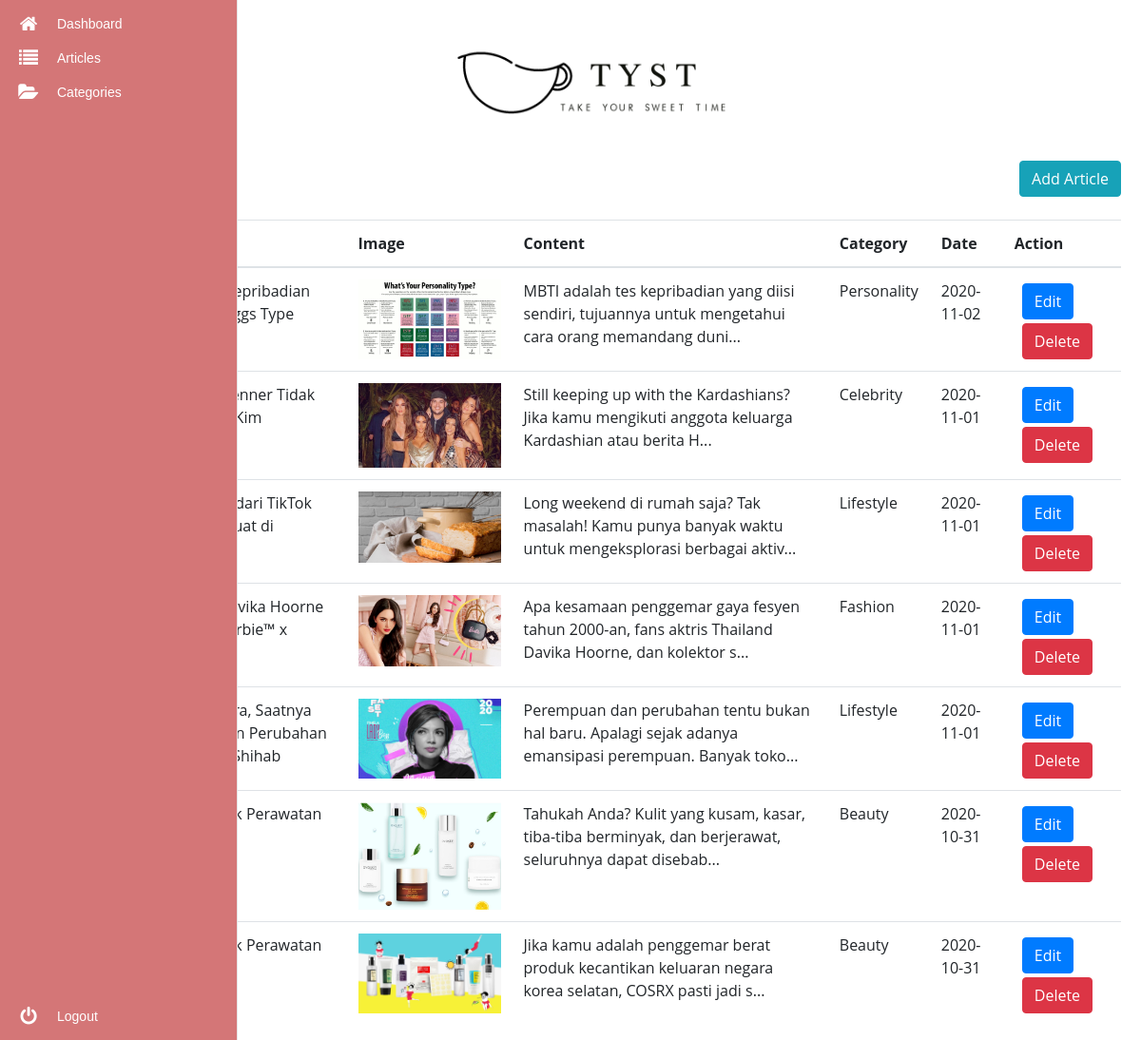
The page /admin/articles.php (signed in) on the database its author committed.
### tables this page shows
CREATE TABLE `article` (
  `id` int(10) NOT NULL,
  `title` varchar(100) NOT NULL,
  `image` blob NOT NULL,
  `content` text NOT NULL,
  `date` date NOT NULL,
  `id_category` int(10) NOT NULL
);

CREATE TABLE `category` (
  `id` int(10) NOT NULL,
  `category` varchar(100) NOT NULL
);

### admin/articles.php (the view, shortened to what this page needs)
<!DOCTYPE html>
  <head>
    <link rel="stylesheet" href="https://maxcdn.bootstrapcdn.com/bootstrap/4.5.2/css/bootstrap.min.css">
    <link rel="stylesheet" type="text/css" href="https://netdna.bootstrapcdn.com/font-awesome/4.0.3/css/font-awesome.css" rel="stylesheet">
    <link rel="stylesheet" type="text/css" href="css/main.css" rel="stylesheet">
  </head>
  <body>
    <div class="logo ml-5">
        <img src="../assets/images/logo.png">
    </div>
    <div class="main-area ml-5">
        <div class="container">
          <div class="float-right mb-4">
            <a href="addarticle.php"><button type="button" class="btn btn-info">Add Article</button></a>
          </div>
          <?php
          include '../config.php';
          $result = mysqli_query($koneksi, "SELECT article.id as id_arc, article.title as title, article.image as image, article.content as content,
          article.date as date, category.category as category FROM article join category where article.id_category=category.id ORDER BY id_arc DESC");
          ?>
          <div class="table-responsive">
            <table class="table table-hover ">
              <thead>
                <tr>
                  <th>ID</th>
                  <th>Title</th>
                  <th>Image</th>
                  <th>Content</th>
                  <th>Category</th>
                  <th>Date</th>
                  <th>Action</th>
                </tr>
              </thead>
              <tbody>
              <?php
              while($article = mysqli_fetch_array($result)) {
                echo "<tr>";
                  echo "<td name='id'>".$article['id_arc']."</td>";
                  echo "<td>".$article['title']."</td>";
                  echo "<td><img src='../assets/images/".$article['image']."' width='150'></td>";
                  $text = strip_tags($article['content']);
                  $new = trim($text);
                  echo "<td>".substr($new, 0, 100)."...</td>";
                  echo "<td>".$article['category']."</td>";
                  echo "<td>".$article['date']."</td>";
                  echo "<td><a href='editarticle.php?id=".$article['id_arc']."'><button type='button' class='btn btn-primary ml-2 mt-1'>Edit</button></a>
                  <a href='deletearc.php?id=".$article['id_arc']."' onclick='return confirm(\"Are you sure you want to do this?\")'><button type='button' class='btn btn-danger margin ml-2 mt-1'>Delete</button></a></td>";
                echo "</tr>";
              }
              ?>
              </tbody>
            </table>
            </div>
        </div>
    </div>
    <nav class="main-menu">
      <ul>
          <li>
              <a href="index.php">
                  <i class="fa fa-home"></i>
              </a>
          </li>
          <li class="has-subnav">
              <a href="articles.php">
                <i class="fa fa-list"></i>
              </a>
          </li>
          <li class="has-subnav">
              <a href="category.php">
                <i class="fa fa-folder-open"></i>
              </a>
          </li>
      </ul>
      <ul class="logout">
          <li>
            <a href="logout.php">
                  <i class="fa fa-power-off fa-2x"></i>
              </a>
          </li>
      </ul>
    </nav>
  </body>
</html>

### admin/css/main.css (style rules this page uses)
body { font-family: "Open Sans", arial; }
.fa { position: relative; display: table-cell; width: 60px; height: 36px; text-align: center; vertical-align: middle; font-size:20px; }
.main-menu { background:#d47677; border-right:1px solid #e5e5e5; position:fixed; top:0; bottom:0; height:100%; left:0; width:60px; overflow:hidden; -webkit-transition:width .05s linear; transition:width .05s linear; -webkit-transform:translateZ(0) scale(1,1); z-index:1000; }
.main-menu>ul { margin:7px 0; }
.main-menu li { position:relative; display:block; width:250px; }
.main-menu li>a { position:relative; display:table; border-collapse:collapse; border-spacing:0; color:white; font-family: arial; font-size: 14px; text-decoration:none; -webkit-transform:translateZ(0) scale(1,1); -webkit-transition:all .1s linear; transition:all .1s linear; }
.main-menu>ul.logout { position:absolute; left:0; bottom:0; }
nav { -webkit-user-select:none; -moz-user-select:none; -ms-user-select:none; -o-user-select:none; user-select:none; }
nav ul,nav li { outline:0; margin:0; padding:0; }
.logo { text-align: center; }
.logo img { width: 300px; }

### rows shown on the page
article: title "Mengulas Tipe Kepribadian MBTI (Myers–Briggs Type Indicator)", image (picture), content "MBTI adalah tes kepribadian yang diisi sendiri, tujuannya untuk mengetahui cara orang memandang duni", id_category.category "Personality", date "2020-11-02"
article: title "Ini Alasan Kylie Jenner Tidak Datang ke Ultah Kim Kardashian", image (picture), content "Still keeping up with the Kardashians? Jika kamu mengikuti anggota keluarga Kardashian atau berita H", id_category.category "Celebrity", date "2020-11-01"
article: title "8 Resep Dessert dari TikTok yang Mudah Dibuat di Microwave", image (picture), content "Long weekend di rumah saja? Tak masalah! Kamu punya banyak waktu untuk mengeksplorasi berbagai aktiv", id_category.category "Lifestyle", date "2020-11-01"
article: title "Artis Thailand Davika Hoorne Bintangi Iklan Barbie™ x Pomelo", image (picture), content "Apa kesamaan penggemar gaya fesyen tahun 2000-an, fans aktris Thailand Davika Hoorne, dan kolektor s", id_category.category "Fashion", date "2020-11-01"
article: title "Perempuan Bicara, Saatnya Berani Melakukan Perubahan Bersama Najwa Shihab", image (picture), content "Perempuan dan perubahan tentu bukan hal baru. Apalagi sejak adanya emansipasi perempuan. Banyak toko", id_category.category "Lifestyle", date "2020-11-01"
article: title "Mengenal Produk Perawatan Wajah Avoskin", image (picture), content "Tahukah Anda? Kulit yang kusam, kasar, tiba-tiba berminyak, dan berjerawat, seluruhnya dapat disebab", id_category.category "Beauty", date "2020-10-31"
article: title "Mengenal Produk Perawatan Wajah COSRX", image (picture), content "Jika kamu adalah penggemar berat produk kecantikan keluaran negara korea selatan, COSRX pasti jadi s", id_category.category "Beauty", date "2020-10-31"
